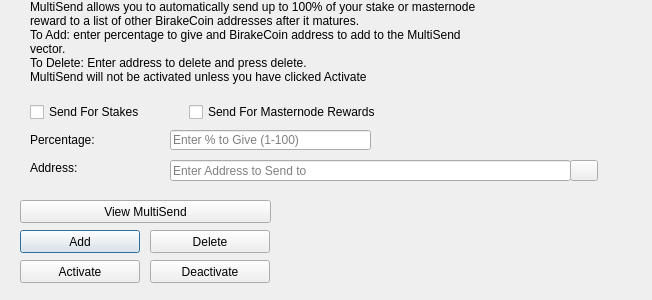
<?xml version="1.0" encoding="UTF-8"?>
<ui version="4.0">
 <class>MultiSendDialog</class>
 <widget class="QDialog" name="MultiSendDialog">
  <property name="windowModality">
   <enum>Qt::NonModal</enum>
  </property>
  <property name="geometry">
   <rect>
    <x>0</x>
    <y>0</y>
    <width>652</width>
    <height>300</height>
   </rect>
  </property>
  <property name="windowTitle">
   <string>MultiSend</string>
  </property>
  <widget class="QLineEdit" name="multiSendPercentEdit">
   <property name="geometry">
    <rect>
     <x>170</x>
     <y>130</y>
     <width>201</width>
     <height>20</height>
    </rect>
   </property>
   <property name="toolTip">
    <string>Enter whole numbers 1 - 100</string>
   </property>
   <property name="placeholderText">
    <string>Enter % to Give (1-100)</string>
   </property>
  </widget>
  <widget class="QLineEdit" name="multiSendAddressEdit">
   <property name="geometry">
    <rect>
     <x>170</x>
     <y>160</y>
     <width>401</width>
     <height>21</height>
    </rect>
   </property>
   <property name="toolTip">
    <string/>
   </property>
   <property name="placeholderText">
    <string>Enter Address to Send to</string>
   </property>
  </widget>
  <widget class="QLabel" name="label_2">
   <property name="geometry">
    <rect>
     <x>30</x>
     <y>0</y>
     <width>451</width>
     <height>121</height>
    </rect>
   </property>
   <property name="lineWidth">
    <number>1</number>
   </property>
   <property name="text">
    <string>MultiSend allows you to automatically send up to 100% of your stake or masternode reward to a list of other BirakeCoin addresses after it matures.
To Add: enter percentage to give and BirakeCoin address to add to the MultiSend vector.
To Delete: Enter address to delete and press delete.
MultiSend will not be activated unless you have clicked Activate</string>
   </property>
   <property name="alignment">
    <set>Qt::AlignLeading|Qt::AlignLeft|Qt::AlignTop</set>
   </property>
   <property name="wordWrap">
    <bool>true</bool>
   </property>
  </widget>
  <widget class="QLabel" name="message">
   <property name="geometry">
    <rect>
     <x>290</x>
     <y>200</y>
     <width>351</width>
     <height>91</height>
    </rect>
   </property>
   <property name="text">
    <string/>
   </property>
  </widget>
  <widget class="QPushButton" name="addButton">
   <property name="geometry">
    <rect>
     <x>20</x>
     <y>230</y>
     <width>120</width>
     <height>23</height>
    </rect>
   </property>
   <property name="toolTip">
    <string/>
   </property>
   <property name="statusTip">
    <string>Add to MultiSend Vector</string>
   </property>
   <property name="text">
    <string>Add</string>
   </property>
  </widget>
  <widget class="QPushButton" name="disableButton">
   <property name="geometry">
    <rect>
     <x>150</x>
     <y>260</y>
     <width>120</width>
     <height>23</height>
    </rect>
   </property>
   <property name="statusTip">
    <string>Deactivate MultiSend</string>
   </property>
   <property name="text">
    <string>Deactivate</string>
   </property>
  </widget>
  <widget class="QPushButton" name="addressBookButton">
   <property name="geometry">
    <rect>
     <x>570</x>
     <y>160</y>
     <width>28</width>
     <height>21</height>
    </rect>
   </property>
   <property name="toolTip">
    <string>Choose an address from the address book</string>
   </property>
   <property name="text">
    <string/>
   </property>
   <property name="icon">
    <iconset resource="../birakecoin.qrc">
     <normaloff>:/icons/address-book</normaloff>:/icons/address-book</iconset>
   </property>
   <property name="shortcut">
    <string>Alt+A</string>
   </property>
   <property name="autoDefault">
    <bool>false</bool>
   </property>
  </widget>
  <widget class="QLabel" name="label">
   <property name="geometry">
    <rect>
     <x>30</x>
     <y>130</y>
     <width>121</width>
     <height>20</height>
    </rect>
   </property>
   <property name="toolTip">
    <string>Percentage of stake to send</string>
   </property>
   <property name="text">
    <string>Percentage:</string>
   </property>
  </widget>
  <widget class="QLabel" name="label_5">
   <property name="geometry">
    <rect>
     <x>30</x>
     <y>160</y>
     <width>111</width>
     <height>16</height>
    </rect>
   </property>
   <property name="toolTip">
    <string>Address to send portion of stake to</string>
   </property>
   <property name="text">
    <string>Address:</string>
   </property>
  </widget>
  <widget class="QPushButton" name="deleteButton">
   <property name="geometry">
    <rect>
     <x>150</x>
     <y>230</y>
     <width>120</width>
     <height>23</height>
    </rect>
   </property>
   <property name="toolTip">
    <string/>
   </property>
   <property name="statusTip">
    <string>Delete Address From MultiSend Vector</string>
   </property>
   <property name="text">
    <string>Delete</string>
   </property>
  </widget>
  <widget class="QPushButton" name="activateButton">
   <property name="geometry">
    <rect>
     <x>20</x>
     <y>260</y>
     <width>120</width>
     <height>23</height>
    </rect>
   </property>
   <property name="statusTip">
    <string>Activate MultiSend</string>
   </property>
   <property name="text">
    <string>Activate</string>
   </property>
  </widget>
  <widget class="QPushButton" name="viewButton">
   <property name="geometry">
    <rect>
     <x>20</x>
     <y>200</y>
     <width>251</width>
     <height>23</height>
    </rect>
   </property>
   <property name="toolTip">
    <string/>
   </property>
   <property name="statusTip">
    <string>View MultiSend Vector</string>
   </property>
   <property name="text">
    <string>View MultiSend</string>
   </property>
  </widget>
  <widget class="QWidget" name="horizontalLayoutWidget">
   <property name="geometry">
    <rect>
     <x>30</x>
     <y>100</y>
     <width>351</width>
     <height>24</height>
    </rect>
   </property>
   <layout class="QHBoxLayout" name="horizontalLayout">
    <item>
     <widget class="QCheckBox" name="multiSendStakeCheckBox">
      <property name="text">
       <string>Send For Stakes</string>
      </property>
     </widget>
    </item>
    <item>
     <widget class="QCheckBox" name="multiSendMasternodeCheckBox">
      <property name="text">
       <string>Send For Masternode Rewards</string>
      </property>
     </widget>
    </item>
   </layout>
  </widget>
 </widget>
 <resources>
  <include location="../birakecoin.qrc"/>
 </resources>
 <connections/>
</ui>
